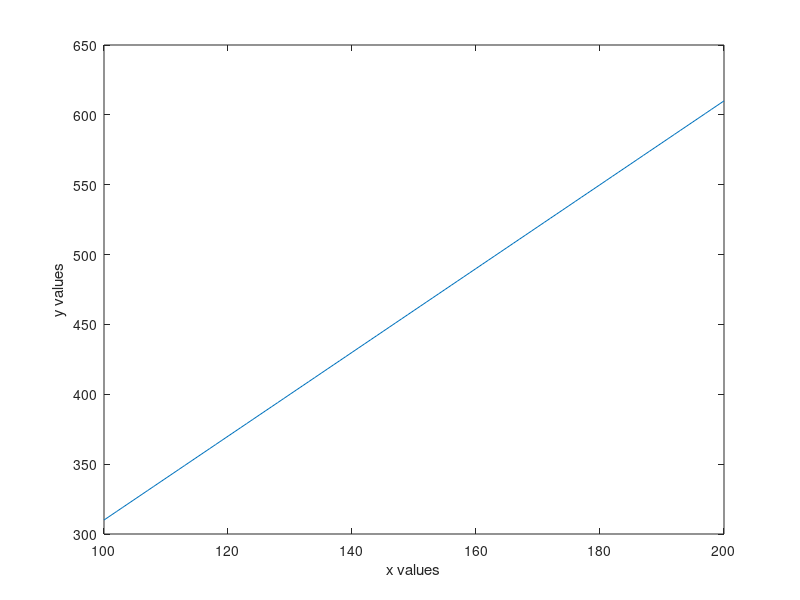
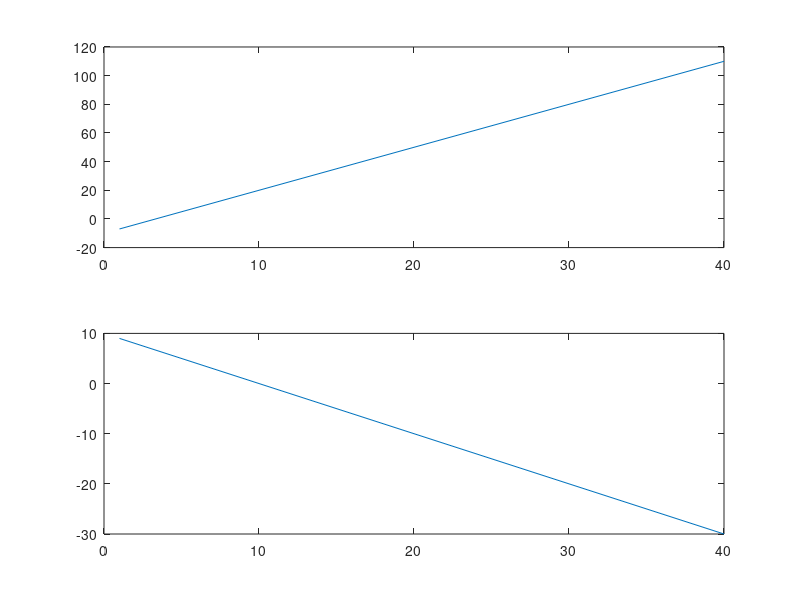

The MATLAB script that drew these images, in order:
%% Plotting Lines
figure(20);
x = [100 : 200];
y = 3*x + 10;
plot(x,y);

%% Labelling axis
xlabel("x values");
ylabel("y values");

%% Holding Plots
hold on;

%% Multiple Plots
figure(39);
x=[1;40];

subplot(2,1,1);
y1 = 3*x -10;
plot(x,y1);

subplot(2,1,2);
y2 = -x+10;
plot(x,y2);

